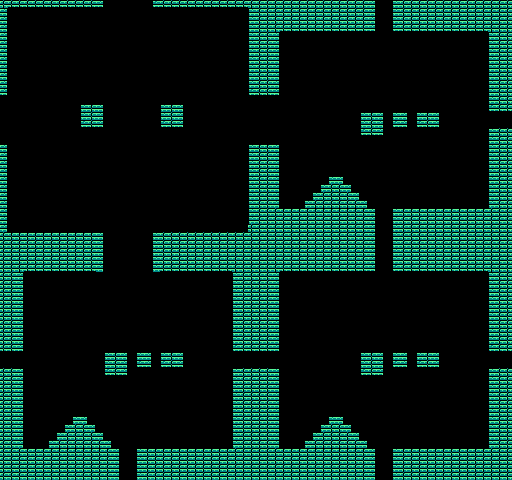

The image is a tile-based game level rendered from a .tmx file. Its description and source (layers, tilesets, objects; grid data summarised) follow:
An orthogonal 64x60 tile map with 8x8 px tiles, 2 tile layers (background, brick), 2 tilesets.

<map version="1.10" tiledversion="1.10.2" orientation="orthogonal" renderorder="right-down" width="64" height="60" tilewidth="8" tileheight="8" infinite="0" nextlayerid="3" nextobjectid="1">
 <editorsettings>
  <export target="test.tmj" format="json" />
 </editorsettings>
 <tileset firstgid="1" name="test-Sheet" tilewidth="8" tileheight="8" tilecount="56" columns="8">
  <image source="../sprites/png/test-Sheet.png" width="64" height="56" />
 </tileset>
 <tileset firstgid="57" name="aqua_jade_brick" tilewidth="8" tileheight="8" tilecount="9" columns="3">
  <image source="../sprites/png/aqua_jade_brick.png" width="24" height="24" />
  <tile id="0">
   <properties>
    <property name="collides" type="bool" value="true" />
   </properties>
  </tile>
  <tile id="1">
   <properties>
    <property name="collides" type="bool" value="true" />
   </properties>
  </tile>
  <tile id="2">
   <properties>
    <property name="collides" type="bool" value="true" />
   </properties>
  </tile>
  <tile id="3">
   <properties>
    <property name="collides" type="bool" value="true" />
   </properties>
  </tile>
  <tile id="4">
   <properties>
    <property name="collides" type="bool" value="true" />
   </properties>
  </tile>
  <tile id="5">
   <properties>
    <property name="collides" type="bool" value="true" />
   </properties>
  </tile>
  <tile id="6">
   <properties>
    <property name="collides" type="bool" value="true" />
   </properties>
  </tile>
  <tile id="7">
   <properties>
    <property name="collides" type="bool" value="true" />
   </properties>
  </tile>
  <tile id="8">
   <properties>
    <property name="collides" type="bool" value="true" />
   </properties>
  </tile>
 </tileset>
 <layer id="2" name="background" width="64" height="60">
  <data>[3840 cells, 3840 non-empty, 1 distinct tile ids]</data>
 </layer>
 <layer id="1" name="brick" width="64" height="60">
  <data>[3840 cells, 1283 non-empty, 9 distinct tile ids]</data>
 </layer>
</map>